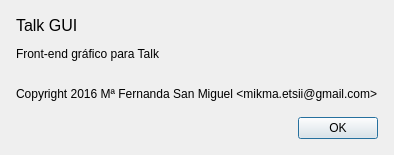
<?xml version="1.0" encoding="UTF-8"?>
<ui version="4.0">
 <class>AboutDialog</class>
 <widget class="QDialog" name="AboutDialog">
  <property name="geometry">
   <rect>
    <x>0</x>
    <y>0</y>
    <width>400</width>
    <height>300</height>
   </rect>
  </property>
  <property name="windowTitle">
   <string> About Talk GUI</string>
  </property>
  <layout class="QVBoxLayout" name="verticalLayout">
   <property name="spacing">
    <number>16</number>
   </property>
   <property name="sizeConstraint">
    <enum>QLayout::SetFixedSize</enum>
   </property>
   <property name="leftMargin">
    <number>16</number>
   </property>
   <property name="topMargin">
    <number>16</number>
   </property>
   <property name="rightMargin">
    <number>16</number>
   </property>
   <property name="bottomMargin">
    <number>16</number>
   </property>
   <item>
    <widget class="QLabel" name="label">
     <property name="text">
      <string>&lt;html&gt;&lt;head/&gt;&lt;body&gt;&lt;p&gt;&lt;span style=&quot; font-size:12pt;&quot;&gt;Talk GUI&lt;/span&gt;&lt;/p&gt;Front-end gráfico para Talk&lt;br/&gt;&lt;p&gt;Copyright 2016 Mª Fernanda San Miguel &amp;lt;mikma.etsii@gmail.com&amp;gt;&lt;/p&gt;&lt;/body&gt;&lt;/html&gt;</string>
     </property>
     <property name="alignment">
      <set>Qt::AlignLeading|Qt::AlignLeft|Qt::AlignTop</set>
     </property>
    </widget>
   </item>
   <item>
    <widget class="QDialogButtonBox" name="buttonBox">
     <property name="orientation">
      <enum>Qt::Horizontal</enum>
     </property>
     <property name="standardButtons">
      <set>QDialogButtonBox::Ok</set>
     </property>
    </widget>
   </item>
  </layout>
 </widget>
 <resources/>
 <connections>
  <connection>
   <sender>buttonBox</sender>
   <signal>accepted()</signal>
   <receiver>AboutDialog</receiver>
   <slot>accept()</slot>
   <hints>
    <hint type="sourcelabel">
     <x>248</x>
     <y>254</y>
    </hint>
    <hint type="destinationlabel">
     <x>157</x>
     <y>274</y>
    </hint>
   </hints>
  </connection>
  <connection>
   <sender>buttonBox</sender>
   <signal>rejected()</signal>
   <receiver>AboutDialog</receiver>
   <slot>reject()</slot>
   <hints>
    <hint type="sourcelabel">
     <x>316</x>
     <y>260</y>
    </hint>
    <hint type="destinationlabel">
     <x>286</x>
     <y>274</y>
    </hint>
   </hints>
  </connection>
 </connections>
</ui>
